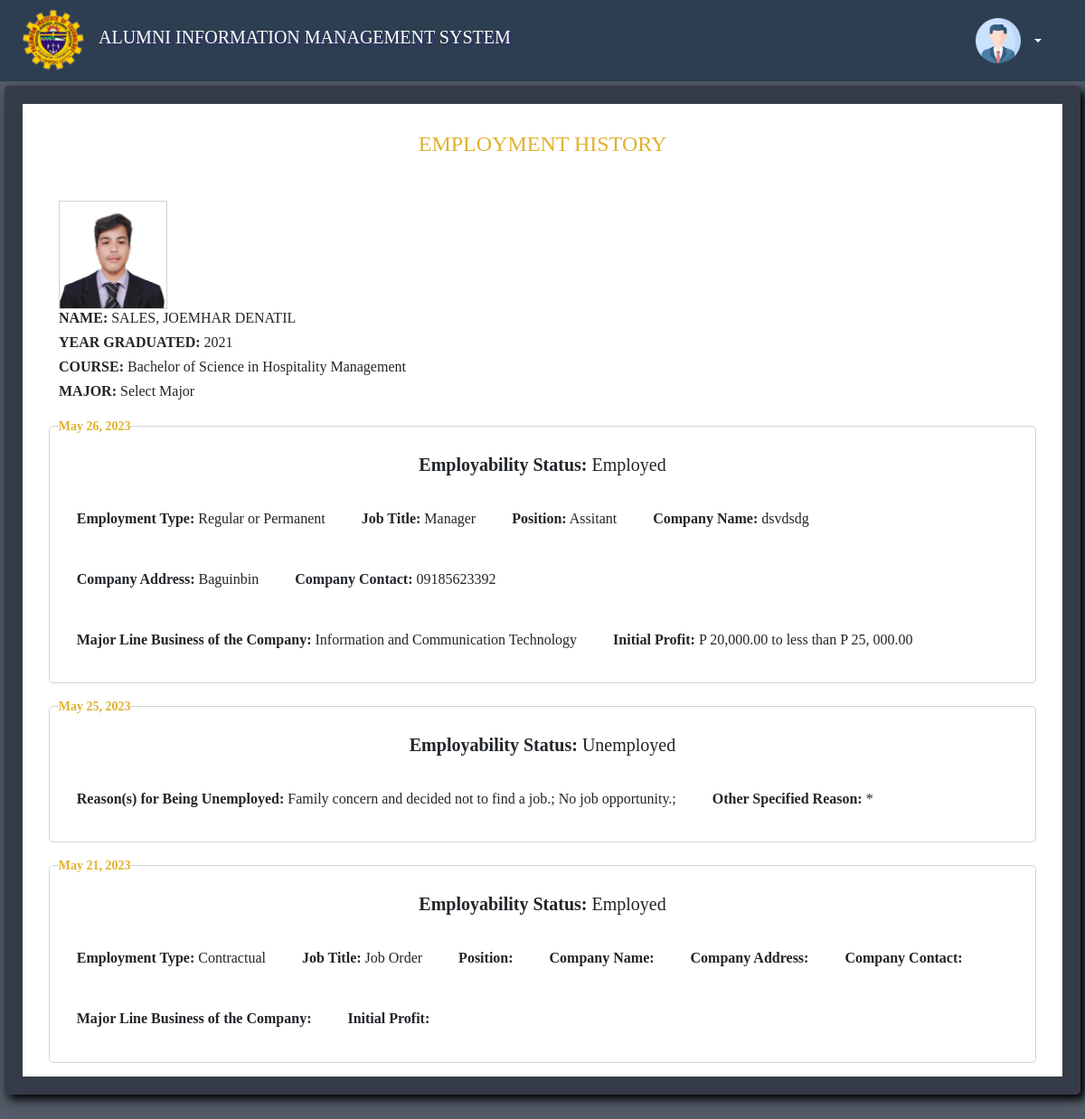
The page /emp_history.php?email=jonathansales@gmail.com (signed in) on the database its author committed.
### tables this page shows
CREATE TABLE `alumni` (
  `ID` int(100) NOT NULL,
  `ID_NUMBER` varchar(100) NOT NULL,
  `PHOTO` varchar(100) NOT NULL,
  `LASTNAME` varchar(100) NOT NULL,
  `FIRSTNAME` varchar(100) NOT NULL,
  `MIDDLENAME` varchar(100) NOT NULL,
  `COURSE` varchar(100) NOT NULL,
  `MAJOR` varchar(255) NOT NULL,
  `BATCH` varchar(100) NOT NULL,
  `GENDER` varchar(100) NOT NULL,
  `EMAIL` varchar(100) NOT NULL,
  `BIRTHDAY` varchar(100) NOT NULL,
  `CONTACT` varchar(20) NOT NULL,
  `ADDRESS` varchar(1000) NOT NULL,
  `DATE_REGISTERED` varchar(100) NOT NULL
);

CREATE TABLE `programs` (
  `ID` int(100) NOT NULL,
  `TITLE` varchar(1000) NOT NULL,
  `ABBREVIATION` varchar(100) NOT NULL,
  `DESCRIPTION` varchar(10000) NOT NULL,
  `DATE_ADDED` varchar(100) NOT NULL
);

CREATE TABLE `history` (
  `EMAIL` varchar(150) NOT NULL,
  `LASTNAME` varchar(150) NOT NULL,
  `FIRSTNAME` varchar(150) NOT NULL,
  `MIDDLENAME` varchar(150) NOT NULL,
  `COURSE` varchar(150) NOT NULL,
  `MAJOR` varchar(150) NOT NULL,
  `BATCH` varchar(100) NOT NULL,
  `CIVIL` varchar(100) NOT NULL,
  `GENDER` varchar(150) NOT NULL,
  `BIRTHDAY` varchar(150) NOT NULL,
  `CONTACT` varchar(150) NOT NULL,
  `PERMANENT_ADD` varchar(150) NOT NULL,
  `REGION` varchar(150) NOT NULL,
  `PROVINCE` varchar(150) NOT NULL,
  `LOCATION_RES` varchar(150) NOT NULL,
  `AWARD` varchar(150) NOT NULL,
  `EXAM` varchar(150) NOT NULL,
  `DATE_TAKEN` varchar(150) NOT NULL,
  `RATING` varchar(150) NOT NULL,
  `RTC` varchar(10000) NOT NULL,
  `ORTC` varchar(150) NOT NULL,
  `ADVANCE` varchar(150) NOT NULL,
  `CREDIT_EARNED` varchar(150) NOT NULL,
  `TRAINING_INSTITUTION` varchar(150) NOT NULL,
  `MPAS` varchar(10000) NOT NULL,
  `OMPAS` varchar(150) NOT NULL,
  `EMPLOYABILITY` varchar(100) NOT NULL,
  `UNEMPLOYED_REASONS` varchar(10000) NOT NULL,
  `OTHER_UNEMP_REASON` varchar(150) NOT NULL,
  `EMP_TYPE` varchar(150) NOT NULL,
  `JOB_TITLE` varchar(150) NOT NULL,
  `RELEVANT` varchar(100) NOT NULL,
  `POSITION` varchar(150) NOT NULL,
  `COMPANY_NAME` varchar(150) NOT NULL,
  `COMPANY_ADDRESS` varchar(150) NOT NULL,
  `COM_CONTACT` varchar(150) NOT NULL,
  `MLB` varchar(150) NOT NULL,
  `SKILLS_LEARNED` varchar(10000) NOT NULL,
  `OTHER_SKILLS` varchar(150) NOT NULL,
  `BUSINESS_NAME` varchar(150) NOT NULL,
  `BUSINESS_ADDRESS` varchar(150) NOT NULL,
  `PROFIT` varchar(100) NOT NULL,
  `SUGGESTIONS` varchar(150) NOT NULL,
  `DATE_SUBMIT` varchar(100) NOT NULL,
  `ID_no` int(150) NOT NULL
);

### emp_history.php (the view, shortened to what this page needs)
<?php
      require "connection.php";
      if(isset($_SESSION['username'], $_SESSION['password'])) {
 ?>
<html>
<head>
</head>
<body>
<?php include "header.php"; ?>
<div class="containerr">
<div class="content">
<div class="eventtable">
<?php
if(isset($_GET['email'])){
    $email = $_GET['email'];
    $query = "SELECT * FROM alumni WHERE EMAIL = '$email'";
    $result= mysqli_query($con,$query);
	if( $row = mysqli_fetch_assoc($result)){
                ?>
            <h4>EMPLOYMENT HISTORY</h4>
                <div class="a">
                <img src="./images/<?php echo $row['PHOTO'];?>">
            <h6><b>NAME:</b> <?php echo $row['LASTNAME'].", ".$row['FIRSTNAME']." ".$row['MIDDLENAME'];?></h6>
            <h6><b>YEAR GRADUATED:</b> <?php echo $row['BATCH'];?></h6>
            <h6><b>COURSE:</b> <?php
            $abbr = $row['COURSE'];
            $query1 = "SELECT TITLE FROM programs WHERE ABBREVIATION = '$abbr'";
            $result1= mysqli_query($con,$query1);
            if( $row1 = mysqli_fetch_assoc($result1)){
                echo $row1['TITLE'];
            }
            ?></h6>
            <h6><b>MAJOR:</b> <?php echo $row['MAJOR'];?></h6>
            </div>
                <?php
            }
    $query2 = "SELECT * FROM history WHERE EMAIL = '$email' ORDER BY ID_no DESC";
    $result2 = mysqli_query($con,$query2);
    if (mysqli_num_rows($result2)>0) {
    while($row = mysqli_fetch_assoc($result2)){
        ?>
        <fieldset class="d1">
        <legend><?php echo $row['DATE_SUBMIT'];?></legend>
        <h5><b>Employability Status:</b> <?php echo $row['EMPLOYABILITY'];?></h5>
        <?php
        $emp = $row['EMPLOYABILITY'];
        if($emp =='Employed'){
        ?>
        <h6><b>Employment Type:</b> <?php echo $row['EMP_TYPE'];?></h6>
        <h6><b>Job Title:</b> <?php echo $row['JOB_TITLE'];?></h6>
        <h6><b>Position:</b> <?php echo $row['POSITION'];?></h6>
        <h6><b>Company Name:</b> <?php echo $row['COMPANY_NAME'];?></h6>
        <h6><b>Company Address:</b> <?php echo $row['COMPANY_ADDRESS'];?></h6>
        <h6><b>Company Contact:</b> <?php echo $row['COM_CONTACT'];?></h6>
        <h6><b>Major Line Business of the Company:</b> <?php echo $row['MLB'];?></h6>
        <h6><b>Initial Profit:</b> <?php echo $row['PROFIT'];?></h6>
        <?php
        }elseif($emp=='Unemployed'){
        ?>
        <h6><b>Reason(s) for Being Unemployed:</b> <?php echo $row['UNEMPLOYED_REASONS'];?></h6>
        <h6><b>Other Specified Reason:</b> <?php echo $row['OTHER_UNEMP_REASON'];?></h6>
        <?php
        }
         ?>
        </fieldset>
        <?php
        }
    }else{
        ?>
        <h5>No Record Found!</h5>
        <?php
    }
}
?>
</div>
</div>
</div>
</body>
</html>
<?php
}else {
    header("location:login.php");
    exit;
    }
?>

### csstyle.css (style rules this page uses)
* { margin: 0; padding: 0; }
body { background-repeat: no-repeat; background-size: cover; background-color:#535c68; position: static; }
.containerr { width: 100%; padding: 90px 0; background-color: transparent; display: flex; }
.eventtable { width: 100%; background-color: #ffffff; display: flex; flex-direction: column; }

### header.php (style rules this page uses)
img { width: 70px; height: 70px; margin-right: 15px; }

### emp_history.php (style rules this page uses)
.content { width: 100%; border-radius: 5px; margin:5px; background-color:#353b48; box-shadow: 5px 5px 10px 0 rgba(0,0,0.3),0 7px 21px 0 rgba(0,0,0,0.20); padding: 20px; display: flex; align-items: center; font-family: Century Gothic; text-align: center; justify-content: center; flex-direction: column; }
h4 { padding: 30px; color: #e1b12c; }
.a img { width: 120px; height: 120px; border: .5px solid lightgray; }
.a { text-align: left; width: 100%; padding: 10px 40px; }
.d1 { width: 95%; padding: 10px; margin: auto; background: transparent; border:.2px solid lightgray; display:flex; margin-bottom: 15px; flex-wrap: wrap; align-items: stretch; justify-content: left; border-radius: 5px; }
legend { font-size: 14px; padding: 0; margin: 0; width: auto; text-align: left; font-weight: bolder; color: #e1b12c; }
.d1 h5 { width: 100%; padding: 10px; }
.d1 h6 { padding: 20px; }

### rows shown on the page
alumni: PHOTO (picture), LASTNAME "SALES", FIRSTNAME "JOEMHAR", MIDDLENAME "DENATIL", BATCH "2021", MAJOR "Select Major"
programs: TITLE "Bachelor of Science in Hospitality Management"
history: DATE_SUBMIT "May 26, 2023", EMPLOYABILITY "Employed", EMP_TYPE "Regular or Permanent", JOB_TITLE "Manager", POSITION "Assitant", COMPANY_NAME "dsvdsdg", COMPANY_ADDRESS "Baguinbin", COM_CONTACT "09185623392", MLB "Information and Communication Technology", PROFIT "P 20,000.00 to less than P 25, 000.00"
history: DATE_SUBMIT "May 25, 2023", EMPLOYABILITY "Unemployed", UNEMPLOYED_REASONS "Family concern and decided not to find a job.; No job opportunity.;", OTHER_UNEMP_REASON "*"
history: DATE_SUBMIT "May 21, 2023", EMPLOYABILITY "Employed", EMP_TYPE "Contractual", JOB_TITLE "Job Order"
